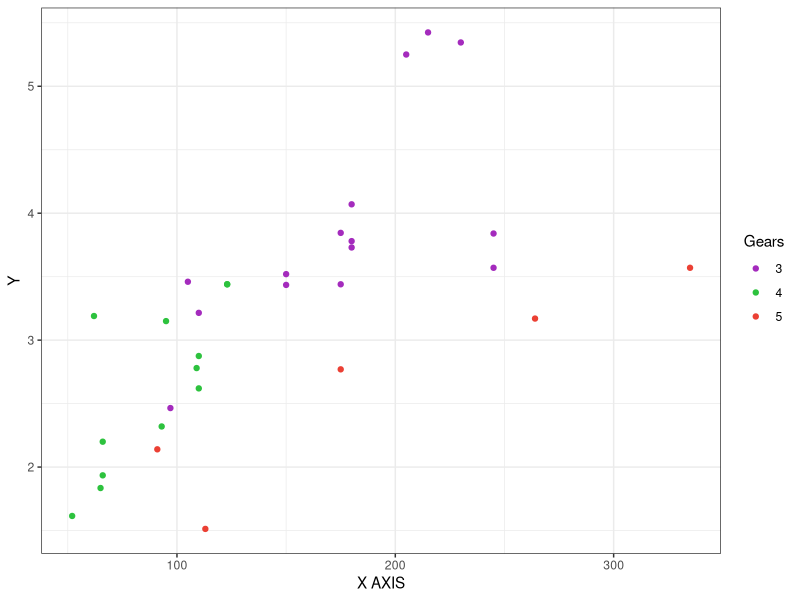

Here is the R script that generated this plot:
library(tidyverse)

ggplot(mtcars)+
  geom_point(aes(x=hp,y=wt, color = as.factor(gear)))+
               scale_color_manual(values = c("#a42bbd","#2dc23e","#eb4034"),name = "Gears")+
  labs(x = "X AXIS",y = "Y")+
  theme_bw()
